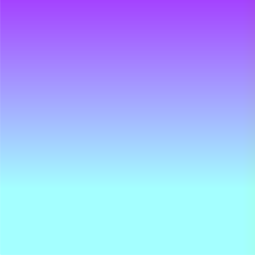
Frame 1 (no input)
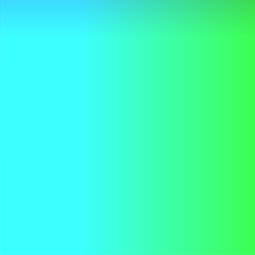
Frame 2 (the mouse pressed at the canvas centre, redrawn once)

The Processing sketch that drew these frames (run headless with seeded random() and noise(); the mouse was pressed at the canvas centre and the sketch redrawn once):

// Processing sketch: Color_selector_disco
// ── Color_selector_disco.pde


void setup(){
 size(255,255);
 background (255);
 noLoop();
 smooth();
 noStroke();
 colorMode(RGB);
}

void draw(){
  int r = int(random(255));
  int g = int(random(255));
  int f = int(random(255));
  for(int b = 0; b < 255; b += 1){
    for(int c =0; c < 255; c += 1){
    fill(r,g+c,f+b);
    ellipse(255-b,c,2,2);
    //fill(b,0,0);
    //ellipse(c,255-b,2,2);
    }
  }
}

void mousePressed(){
  redraw();
}
